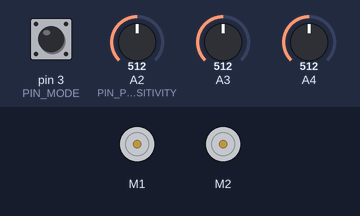
Simulated run of this sketch. Board: Arduino Uno, built with avr-gcc and run on an emulated ATmega328P. Shown: 2 × DC motor (green arrow = forward, orange = backward, longer = faster). Inputs (shaded band) come from the test bench; at power-on: pin 3 (PIN_MODE) HIGH, A3 = 512, A4 = 512, A2 (PIN_POT_SENSITIVITY) = 512. What the sketch prints to the serial monitor is not drawn.

Above: at 9.4 s.
9.5 s: pin 3 (PIN_MODE) pulled LOW for 0.15 s
At 9.66 s:
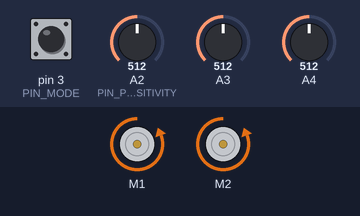
11.2 s: A3 set to 496
14.2 s: A4 set to 490
17.2 s: pin 3 (PIN_MODE) pulled LOW for 0.15 s
At 18.6 s:
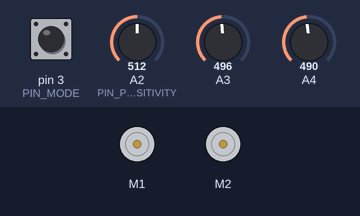
20.3 s: pin 3 (PIN_MODE) pulled LOW for 1 s
At 21.1 s:
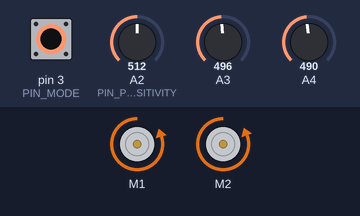
24.3 s: A3 set to 511
Timing chart, 0 to 27.3 s (numbered marks = the images above; inputs shaded):
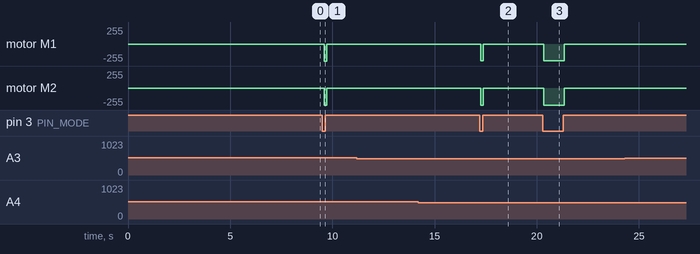

The sketch:

line_follower_robot.ino
```cpp
#include <QTRSensors.h>

#include <DualTB9051FTGMotorShield.h>


const int PIN_MODE = 3;
const int PIN_POT_SENSITIVITY = A2;

const int maxTolerance = 20;
const int maxSpeed = 400;

DualTB9051FTGMotorShield md;
QTRSensors qtr;

const uint8_t SensorCount = 2;
uint16_t sensorValues[SensorCount];

const QTRReadMode readMode = QTRReadMode::On;


int mode = 0;
int whiteCount = 0;
const int wiggleWidth = 30;

void setup() {
  Serial.begin(9600);
  // put your setup code here, to run once:
  // configure the sensors
  qtr.setTypeAnalog();
  qtr.setSensorPins((const uint8_t[]) {
    A3, A4
  }, SensorCount);

  pinMode(PIN_MODE, INPUT_PULLUP);
  pinMode(PIN_POT_SENSITIVITY, INPUT);

  md.init();
  // Uncomment to flip a motor's direction:
  //md.flipM1(true);
  //md.flipM2(true);
  md.enableDrivers();
  delay(10); // wait for drivers to be enabled so fault pins are no longer low

  mode = digitalRead(PIN_MODE);

  // calibrate
  Serial.println("");
  Serial.println("Start Calibration");
  Serial.println("get ready to wiggle robot");
  // TODO: make robot "wiggle"
  delay(2000);
  Serial.println("wiggle robot now");
  for (int i = 0; i < wiggleWidth / 2; i++) {
    qtr.calibrate(readMode);
    setSpeed(-200, 200);
    delay(20);
  }
  for (int j = 0; j < 4; j++) {
    for (int i = 0; i < wiggleWidth; i++) {
      qtr.calibrate(readMode);
      if (j % 2 == 0) {
        setSpeed(200, -200);
      } else {
        setSpeed(-200, 200);
      }
      delay(20);
    }
  }
  Serial.println("");
  Serial.println("searching line");
  int pos = 0;
  while (pos < 500) {
    Serial.print("cali-pos=");
    //    qtr.calibrate(readMode);
    pos = calcPos1000(); //qtr.readLineBlack(sensorValues, readMode);
    Serial.print("cali-pos=");
    Serial.println(pos);
    setSpeed(100, -100);
    delay(20);
  }
  Serial.println("\nFinished Calibration");
  setSpeed(0, 0);
  pos = qtr.readLineBlack(sensorValues, readMode);
  Serial.print("cali-pos=");
  Serial.println(pos);
//  delay(1000);
//  pos = qtr.readLineBlack(sensorValues, readMode);
//  Serial.print("cali-pos=");
//  Serial.println(pos);
}

void stopIfFault()
{
  // in debug mode
  if (mode == 1) return;

  if (md.getM1Fault())
  {
    Serial.println("M1 fault");
    md.disableDrivers();
    //    while(1);
    delay(5000);
    md.enableDrivers();
    return;
  }
  if (md.getM2Fault())
  {
    Serial.println("M2 fault");
    md.disableDrivers();
    //    while(1);
    \
    delay(5000);
    md.enableDrivers();
  }
}

void setSpeed(int m1, int m2) {
  if (mode == 1) {
    Serial.print("DBG:");
    // debug
    md.setM1Speed(0);
    md.setM2Speed(0);
  } else {
    md.setM1Speed(m1);
    md.setM2Speed(m2);
  }
  Serial.print(", M1=");
  Serial.print(m1);
  Serial.print(", M2=");
  Serial.print(m2);
}

//void simple_algo(int sens_left, int sens_right, int sens_front, int v) {
//  int sens_left = digitalRead(PIN_SENSOR_LEFT);
//  int sens_right = digitalRead(PIN_SENSOR_RIGHT);
//  int sens_front = digitalRead(PIN_SENSOR_FRONT);
//  Serial.print("front:");
//  Serial.print(sens_front);
//  Serial.print("left:");
//  Serial.print(sens_left);
//  Serial.print(", right:");
//  Serial.print(sens_right);
//
//  if ( sens_left == 1 && sens_right == 1 ) {
//    // go straight and see where it leads
//    setSpeed(v, v);
//  } else if ( sens_left == 0 && sens_right == 0 ) {
//    // go straight
//    if (sens_front == 0 && whiteCount > maxTolerance) {
//      // stop, we've lost the line
//      v = 0;
//    }
//    setSpeed(v, v);
//  } else if ( sens_left == 1 && sens_right == 0 ) {
//    // turn left
//    setSpeed(v, v / 8);
//  } else if ( sens_left == 0 && sens_right == 1 ) {
//    // turn right
//    setSpeed(v / 8, v);
//  }
//  if (sens_front == 0 && sens_left == 0 && sens_right == 0) {
//    whiteCount++;
//  } else {
//    whiteCount = 0;
//  }
//}

uint16_t calcPos1000() {
  // read raw sensor values
  uint16_t pos = qtr.readLineBlack(sensorValues, readMode);
  Serial.print("pos1: ");
  Serial.print(pos);
  return pos;
//  if (pos == 0) {
//    pos = sensorValues[0];
//  } else if (pos == 1000) {
//    pos = 3000 - sensorValues[1];
//  } else {
//    pos = pos + 1000;
//  }
//  return pos * 3.333;
}

int lastError = 0;
const float kp = 1;
const float kd = 0.3;

//int whiteCount = 0;
// stolen from https://github.com/pololu/zumo-32u4-arduino-library/blob/master/examples/LineFollower/LineFollower.ino
void proportional_algo(int v) {
  // read raw sensor values
  int pos = calcPos1000(); //qtr.readLineBlack(sensorValues, readMode);
  if (sensorValues[0] < 50 && sensorValues[1] < 50) {
    if (whiteCount > 5) {
      //     lost line, stop
      setSpeed(0, 0);
//      while (1);
      return;
    }
    whiteCount++;
  } else {
    whiteCount = 0;
  }

  int error = pos - 500;
//  int err_sgn = error/abs(error);
//  error = error*error*err_sgn;
  int speedDifference = error * kp + (error - lastError) * kd;

  int leftSpeed = v + speedDifference;
  int rightSpeed = v - speedDifference;

  // Constrain our motor speeds to be between 0 and maxSpeed.
  // One motor will always be turning at maxSpeed, and the other
  // will be at maxSpeed-|speedDifference| if that is positive,
  // else it will be stationary.  For some applications, you
  // might want to allow the motor speed to go negative so that
  // it can spin in reverse.
  leftSpeed = constrain(leftSpeed, 0, v);
  rightSpeed = constrain(rightSpeed, 0, v);

  setSpeed(-leftSpeed, -rightSpeed);

  Serial.print(", pos:");
  Serial.print(pos);
  Serial.print(", error:");
  Serial.print(error);
  Serial.print(", lastError:");
  Serial.print(lastError);
  Serial.print(", speedDifference:");
  Serial.print(speedDifference);
  Serial.print(", leftSpeed:");
  Serial.print(leftSpeed);
  Serial.print(", rightSpeed:");
  Serial.print(rightSpeed);

  lastError = error;
}

void loop() {
  delay(10);

  stopIfFault();

  mode = digitalRead(PIN_MODE);
  int pot_sensitivity = analogRead(PIN_POT_SENSITIVITY);
  int v = 400; //map(pot_sensitivity, 0, 1023, 0, maxSpeed); // driver goes up to -400/400

  Serial.println("");
  if (mode == 1) {
    Serial.print("DBG: ");
  }
  Serial.print(", v:");
  Serial.print(v);

  //simple_algo(v);
  proportional_algo(v);
}
```

Measured:
- after the input at 9.5 s, motor M1, motor M2: stopped → backward 255/255 after 0.10 s, → stopped 0.13 s later
- after the input at 11.2 s, every drawn part: stays the same
- after the input at 14.2 s, every drawn part: stays the same
- after the input at 17.2 s, motor M1: stopped → backward 252/255 after 0.06 s, → stopped 0.13 s later; motor M2: stopped → backward 255/255 after 0.06 s, → stopped 0.13 s later
- after the input at 20.3 s, motor M1: stopped → backward 252/255 at once, → stopped 1.0 s later; motor M2: stopped → backward 255/255 at once, → stopped 1.0 s later
- after the input at 24.3 s, every drawn part: stays the same
